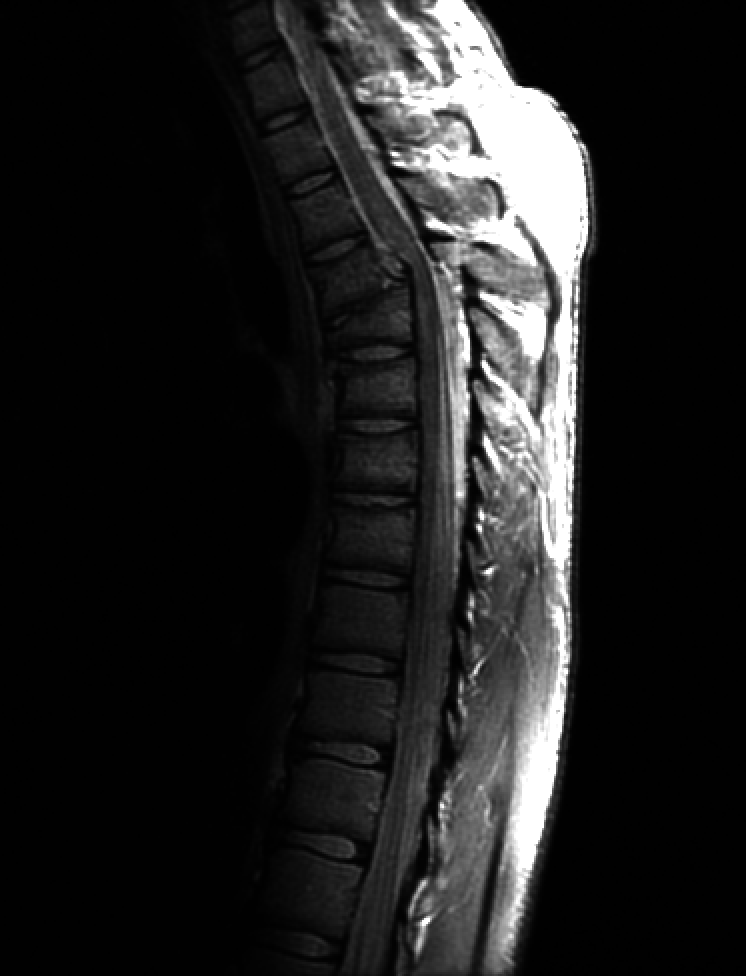
#> input picture Transformações de Intensidade/images/Spine.png, 746 x 976 px, found by its file name
$ jupyter execute --allow-errors 'transformação.ipynb'
#> lines starting #> are read from the running program, lines starting #| are printed output that depends on the picture
[cell 1]
import numpy as np
import matplotlib.pyplot as plt
import cv2

## Transformações Gama aplicadas nas imagens 3.8 e 3.9 do livro

### Aplicando na Imagem 3.8

[cell 2]
# Carregando as imagens com o OpenCV
imagem  = cv2.imread('images\Spine.png')
#> imagem is the input picture: shape (976, 746, 3); min 0, max 255, mean 32.6
image = cv2.cvtColor(imagem, cv2.COLOR_BGR2GRAY)

imagem1 = cv2.imread('images\Aerial.jpg')
#> (the rest of this cell did not finish here and is left out)

[cell 3]
def transformacao_gama(image, gama, c=1.0):

#> called with gama = 0.6, c = 1
    r_normalized = np.arange(0, 256) / 255.0 # Entrada Normalizada com um array de 256 valores

    s_normalized = c * (r_normalized**gama)

    s = s_normalized * 255.0 # Convertendo os resultados de volta

    tabela_gama = np.clip(s, 0, 255).astype('uint8')

    imagem_transformada = cv2.LUT(image, tabela_gama) # Função do Opencv que mapea todos os valores de pixels de uma imagem para novos valores
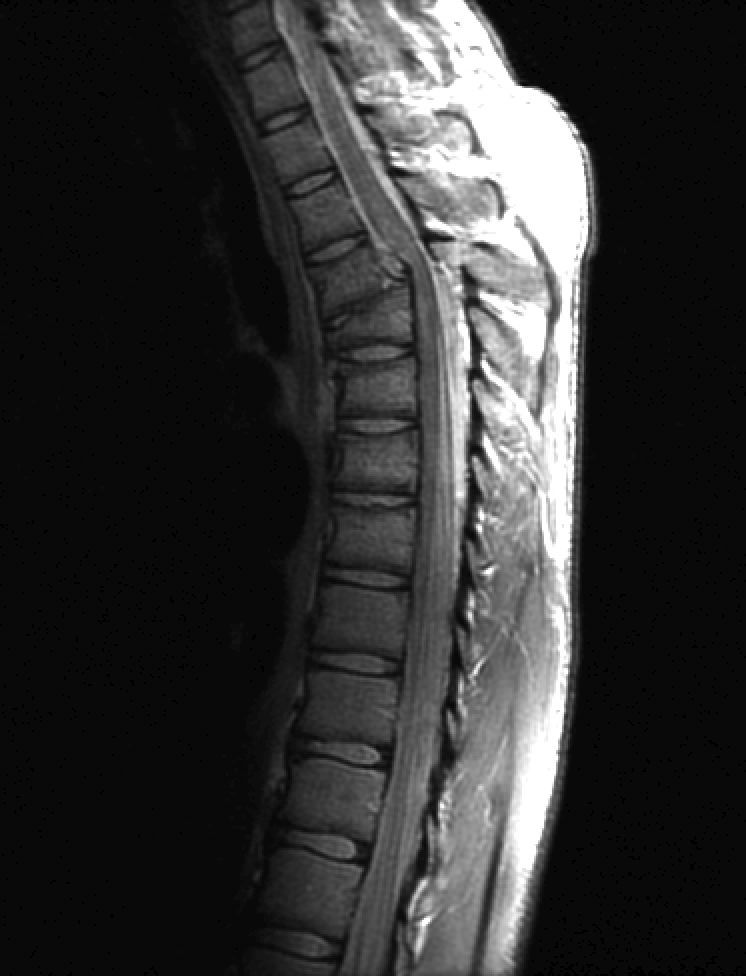
#> imagem_transformada: shape (976, 746); min 0, max 255, mean 49.9

    return imagem_transformada

[cell 4]
gama1 = 0.6
img_gama1 = transformacao_gama(image, gama1)

gama2 = 0.4
img_gama2 = transformacao_gama(image, gama2)
#> call 2 of transformacao_gama, with gama = 0.4, c = 1
#> in transformacao_gama (call 2), `imagem_transformada = cv2.LUT(image, tabela_gama)`:
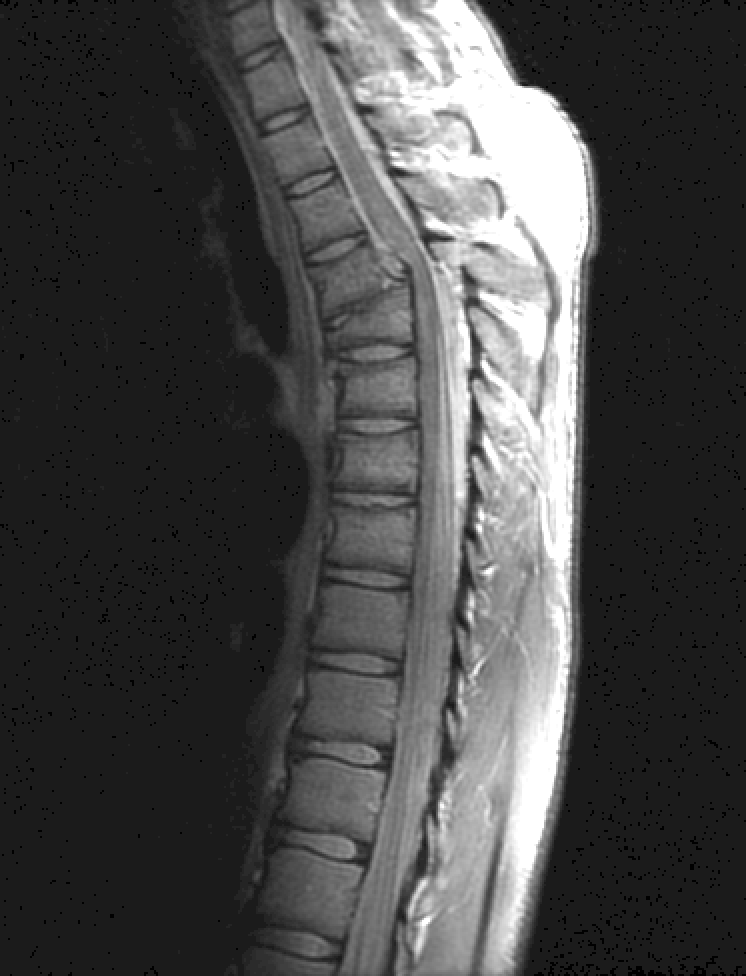
#> imagem_transformada: shape (976, 746); min 0, max 255, mean 71.7

gama3 = 0.3
img_gama3 = transformacao_gama(image, gama3)
#> call 3 of transformacao_gama, with gama = 0.3, c = 1
#> in transformacao_gama (call 3), `imagem_transformada = cv2.LUT(image, tabela_gama)`:
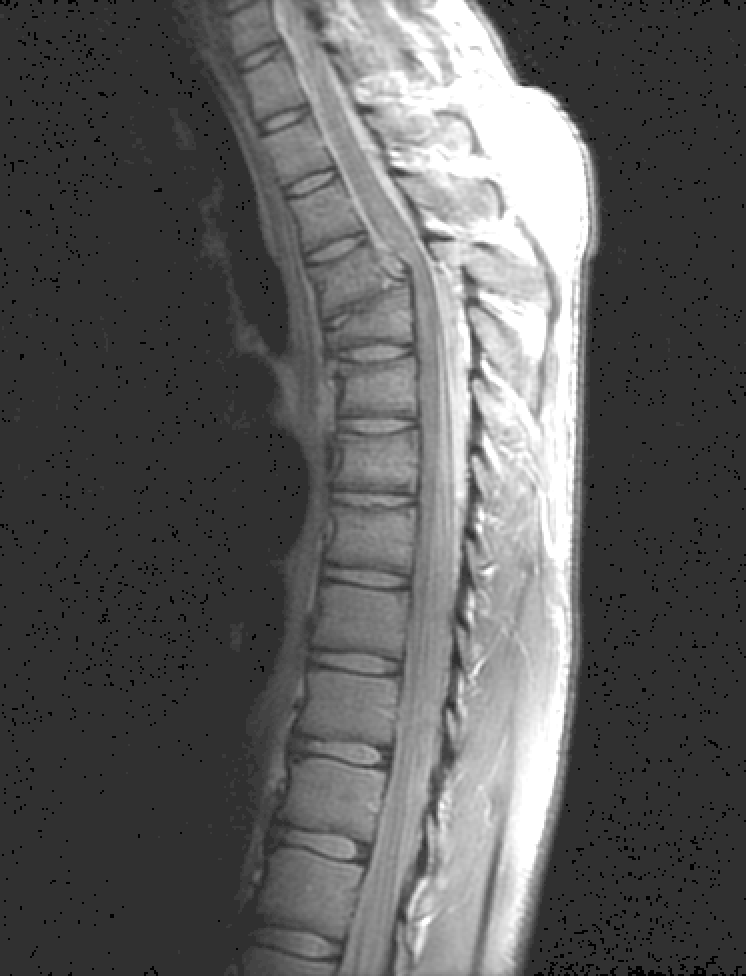
#> imagem_transformada: shape (976, 746); min 0, max 255, mean 91.9

[cell 5]
plt.figure(figsize=(15, 5))

plt.subplot(1, 4, 1)
plt.imshow(image, cmap='gray')
plt.title('Imagem Original')
plt.axis('off')

plt.subplot(1, 4, 2)
plt.imshow(img_gama1, cmap='gray')
plt.title(f'Gama = {gama1}')
plt.axis('off')

plt.subplot(1, 4, 3)
plt.imshow(img_gama2, cmap='gray')
plt.title(f'Gama = {gama2}')
plt.axis('off')

plt.subplot(1, 4, 4)
plt.imshow(img_gama3, cmap='gray')
plt.title(f'Gama = {gama3}')
plt.axis('off')

plt.show()
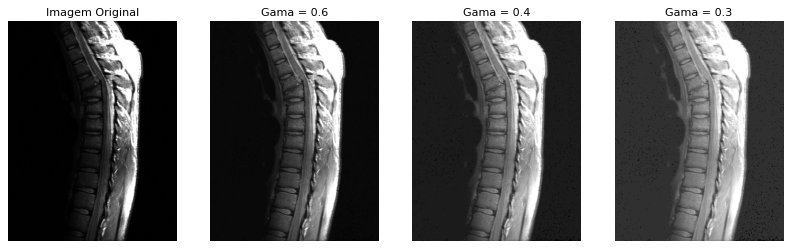
#> figure drawn by matplotlib, 4 panels
